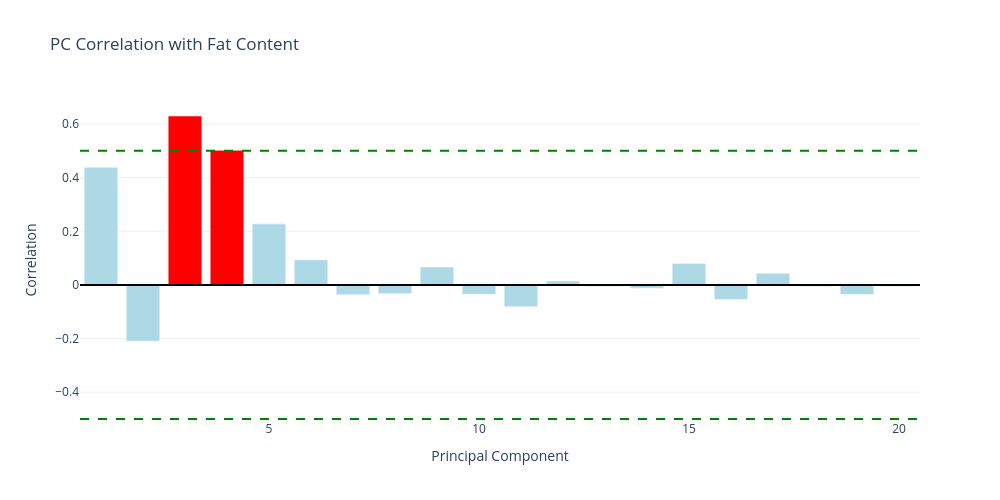

Notebook code for this chart:
### Markdown cell above
### 3.3 PC Correlation with Response

### Code cell
n_pcs = 20
pc_corr = [np.corrcoef(T_full[:, i], y)[0, 1] for i in range(n_pcs)]

fig = go.Figure()
fig.add_trace(go.Bar(x=np.arange(1, n_pcs+1), y=pc_corr,
    marker_color=['red' if abs(c)>0.5 else 'lightblue' for c in pc_corr]))
fig.add_hline(y=0, line_color="black")
fig.add_hline(y=0.5, line_dash="dash", line_color="green")
fig.add_hline(y=-0.5, line_dash="dash", line_color="green")

fig.update_layout(
    title="PC Correlation with Fat Content",
    xaxis_title="Principal Component",
    yaxis_title="Correlation",
    width=1000, height=500
)
fig.show()

print("⚠️  High-variance PCs don't always predict Y well!")

### Figure 1 — Plotly figure (JSON) as saved in the notebook; plotly's stock layout.template omitted (floating-point values rounded to 4 significant figures)
{"data": [{"marker": {"color": ["lightblue", "lightblue", "red", "red", "lightblue", "lightblue", "lightblue", "lightblue", "lightblue", "lightblue", "lightblue", "lightblue", "lightblue", "lightblue", "lightblue", "lightblue", "lightblue", "lightblue", "lightblue", "lightblue"]}, "type": "bar", "x": [1, 2, 3, 4, 5, 6, 7, 8, 9, 10, 11, 12, 13, 14, 15, 16, 17, 18, 19, 20], "y": [0.4385, -0.2097, 0.63, 0.5019, 0.2277, 0.09306, -0.03694, -0.03255, 0.06654, -0.03517, -0.08091, 0.01474, -0.006238, -0.0121, 0.08035, -0.05422, 0.04325, -0.005912, -0.03558, -0.005772]}], "layout": {"height": 500, "shapes": [{"line": {"color": "black"}, "type": "line", "x0": 0, "x1": 1, "xref": "x domain", "y0": 0, "y1": 0, "yref": "y"}, {"line": {"color": "green", "dash": "dash"}, "type": "line", "x0": 0, "x1": 1, "xref": "x domain", "y0": 0.5, "y1": 0.5, "yref": "y"}, {"line": {"color": "green", "dash": "dash"}, "type": "line", "x0": 0, "x1": 1, "xref": "x domain", "y0": -0.5, "y1": -0.5, "yref": "y"}], "title": {"text": "PC Correlation with Fat Content"}, "width": 1000, "xaxis": {"title": {"text": "Principal Component"}}, "yaxis": {"title": {"text": "Correlation"}}}}
